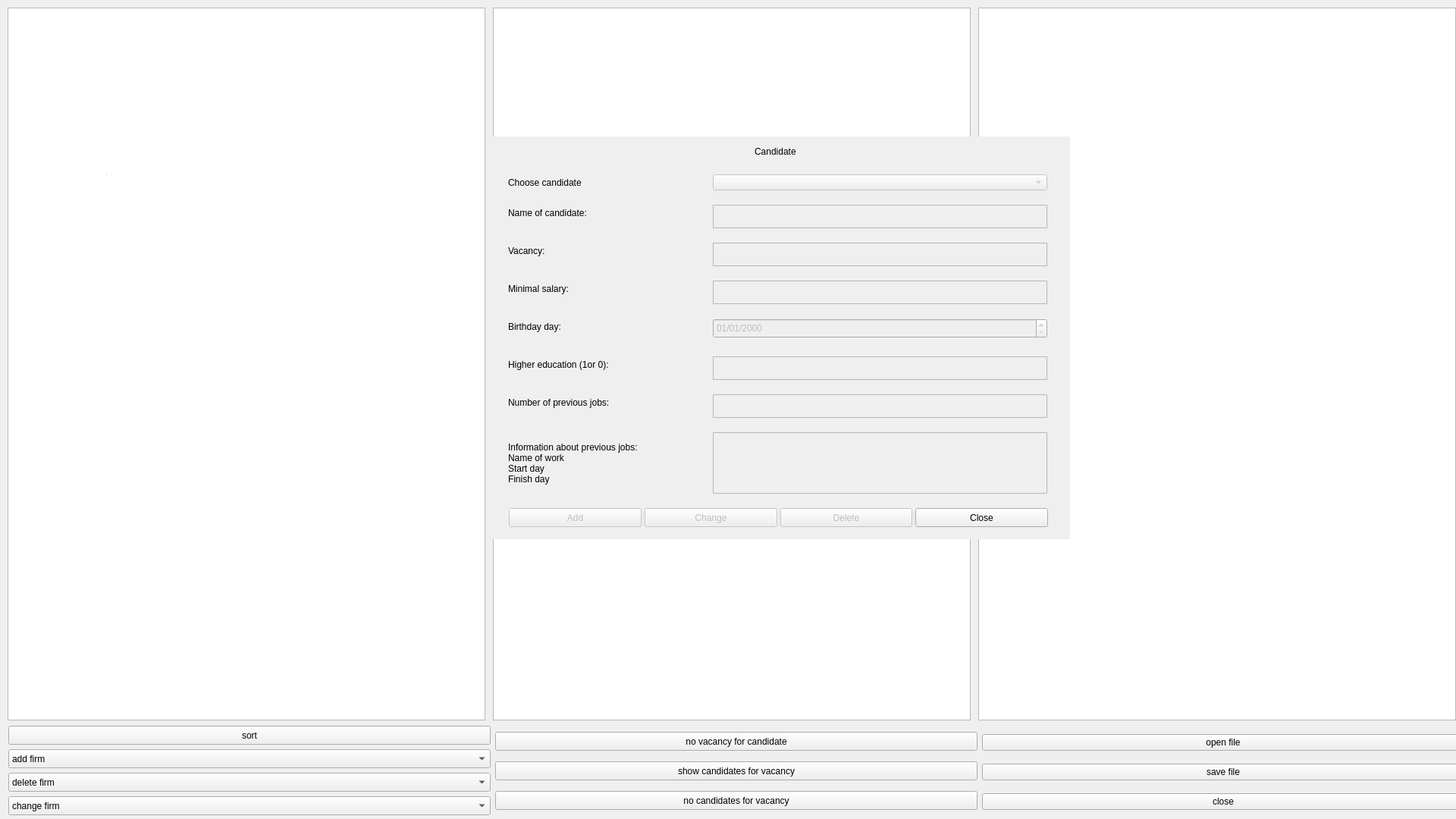
<?xml version="1.0" encoding="UTF-8"?>
<ui version="4.0">
 <class>mainwindow</class>
 <widget class="QWidget" name="mainwindow">
  <property name="geometry">
   <rect>
    <x>0</x>
    <y>0</y>
    <width>1920</width>
    <height>1080</height>
   </rect>
  </property>
  <property name="windowTitle">
   <string>mainwindow</string>
  </property>
  <widget class="QPlainTextEdit" name="firmplainTextEdit">
   <property name="geometry">
    <rect>
     <x>10</x>
     <y>10</y>
     <width>630</width>
     <height>940</height>
    </rect>
   </property>
   <property name="contextMenuPolicy">
    <enum>Qt::PreventContextMenu</enum>
   </property>
   <property name="textInteractionFlags">
    <set>Qt::TextSelectableByKeyboard|Qt::TextSelectableByMouse</set>
   </property>
  </widget>
  <widget class="QPlainTextEdit" name="candidateplainTextEdit">
   <property name="geometry">
    <rect>
     <x>650</x>
     <y>10</y>
     <width>630</width>
     <height>940</height>
    </rect>
   </property>
   <property name="textInteractionFlags">
    <set>Qt::TextSelectableByKeyboard|Qt::TextSelectableByMouse</set>
   </property>
  </widget>
  <widget class="QPlainTextEdit" name="resultplainTextEdit">
   <property name="geometry">
    <rect>
     <x>1290</x>
     <y>10</y>
     <width>630</width>
     <height>940</height>
    </rect>
   </property>
   <property name="plainText">
    <string/>
   </property>
   <property name="textInteractionFlags">
    <set>Qt::TextSelectableByKeyboard|Qt::TextSelectableByMouse</set>
   </property>
  </widget>
  <widget class="QWidget" name="firmWidget" native="true">
   <property name="geometry">
    <rect>
     <x>650</x>
     <y>180</y>
     <width>761</width>
     <height>531</height>
    </rect>
   </property>
   <property name="autoFillBackground">
    <bool>true</bool>
   </property>
   <widget class="QComboBox" name="firmComboBox">
    <property name="geometry">
     <rect>
      <x>290</x>
      <y>50</y>
      <width>441</width>
      <height>21</height>
     </rect>
    </property>
   </widget>
   <widget class="QLabel" name="label">
    <property name="geometry">
     <rect>
      <x>20</x>
      <y>90</y>
      <width>181</width>
      <height>21</height>
     </rect>
    </property>
    <property name="text">
     <string>Name of firm:</string>
    </property>
    <property name="textInteractionFlags">
     <set>Qt::NoTextInteraction</set>
    </property>
   </widget>
   <widget class="QLabel" name="label_2">
    <property name="geometry">
     <rect>
      <x>20</x>
      <y>340</y>
      <width>181</width>
      <height>21</height>
     </rect>
    </property>
    <property name="text">
     <string>Minimal age:</string>
    </property>
   </widget>
   <widget class="QLabel" name="label_3">
    <property name="geometry">
     <rect>
      <x>20</x>
      <y>140</y>
      <width>181</width>
      <height>21</height>
     </rect>
    </property>
    <property name="text">
     <string>Vacancy:</string>
    </property>
    <property name="textInteractionFlags">
     <set>Qt::NoTextInteraction</set>
    </property>
   </widget>
   <widget class="QLabel" name="label_4">
    <property name="geometry">
     <rect>
      <x>20</x>
      <y>390</y>
      <width>181</width>
      <height>21</height>
     </rect>
    </property>
    <property name="text">
     <string>Maximim age:</string>
    </property>
    <property name="textInteractionFlags">
     <set>Qt::NoTextInteraction</set>
    </property>
   </widget>
   <widget class="QLabel" name="label_5">
    <property name="geometry">
     <rect>
      <x>20</x>
      <y>190</y>
      <width>181</width>
      <height>21</height>
     </rect>
    </property>
    <property name="text">
     <string>Salary:</string>
    </property>
    <property name="textInteractionFlags">
     <set>Qt::NoTextInteraction</set>
    </property>
   </widget>
   <widget class="QLabel" name="label_6">
    <property name="geometry">
     <rect>
      <x>20</x>
      <y>240</y>
      <width>181</width>
      <height>21</height>
     </rect>
    </property>
    <property name="text">
     <string>Vacation days:</string>
    </property>
   </widget>
   <widget class="QLabel" name="label_7">
    <property name="geometry">
     <rect>
      <x>20</x>
      <y>440</y>
      <width>181</width>
      <height>21</height>
     </rect>
    </property>
    <property name="text">
     <string>Experience (in years):</string>
    </property>
    <property name="textInteractionFlags">
     <set>Qt::NoTextInteraction</set>
    </property>
   </widget>
   <widget class="QLabel" name="label_8">
    <property name="geometry">
     <rect>
      <x>20</x>
      <y>290</y>
      <width>241</width>
      <height>21</height>
     </rect>
    </property>
    <property name="text">
     <string>Higher education required (1or 0):</string>
    </property>
    <property name="textInteractionFlags">
     <set>Qt::NoTextInteraction</set>
    </property>
   </widget>
   <widget class="QLabel" name="label_9">
    <property name="geometry">
     <rect>
      <x>20</x>
      <y>50</y>
      <width>181</width>
      <height>21</height>
     </rect>
    </property>
    <property name="text">
     <string>Choose firm</string>
    </property>
    <property name="textInteractionFlags">
     <set>Qt::NoTextInteraction</set>
    </property>
   </widget>
   <widget class="QTextEdit" name="editFirmEducation">
    <property name="geometry">
     <rect>
      <x>290</x>
      <y>290</y>
      <width>441</width>
      <height>31</height>
     </rect>
    </property>
   </widget>
   <widget class="QTextEdit" name="editFirmMinAge">
    <property name="geometry">
     <rect>
      <x>290</x>
      <y>340</y>
      <width>441</width>
      <height>31</height>
     </rect>
    </property>
   </widget>
   <widget class="QTextEdit" name="editFirmMaxAge">
    <property name="geometry">
     <rect>
      <x>290</x>
      <y>390</y>
      <width>441</width>
      <height>31</height>
     </rect>
    </property>
   </widget>
   <widget class="QTextEdit" name="editFirmExperience">
    <property name="geometry">
     <rect>
      <x>290</x>
      <y>440</y>
      <width>441</width>
      <height>31</height>
     </rect>
    </property>
   </widget>
   <widget class="QTextEdit" name="editFirmVacation">
    <property name="geometry">
     <rect>
      <x>290</x>
      <y>240</y>
      <width>441</width>
      <height>31</height>
     </rect>
    </property>
   </widget>
   <widget class="QTextEdit" name="editFirmSalary">
    <property name="geometry">
     <rect>
      <x>290</x>
      <y>190</y>
      <width>441</width>
      <height>31</height>
     </rect>
    </property>
   </widget>
   <widget class="QTextEdit" name="editFirmVacancy">
    <property name="geometry">
     <rect>
      <x>290</x>
      <y>140</y>
      <width>441</width>
      <height>31</height>
     </rect>
    </property>
   </widget>
   <widget class="QTextEdit" name="editFirmName">
    <property name="geometry">
     <rect>
      <x>290</x>
      <y>90</y>
      <width>441</width>
      <height>31</height>
     </rect>
    </property>
   </widget>
   <widget class="QLabel" name="label_10">
    <property name="geometry">
     <rect>
      <x>365</x>
      <y>10</y>
      <width>31</width>
      <height>20</height>
     </rect>
    </property>
    <property name="text">
     <string>Firm</string>
    </property>
    <property name="textFormat">
     <enum>Qt::PlainText</enum>
    </property>
    <property name="wordWrap">
     <bool>false</bool>
    </property>
    <property name="indent">
     <number>-1</number>
    </property>
    <property name="textInteractionFlags">
     <set>Qt::NoTextInteraction</set>
    </property>
   </widget>
   <widget class="QSplitter" name="splitter">
    <property name="enabled">
     <bool>true</bool>
    </property>
    <property name="geometry">
     <rect>
      <x>21</x>
      <y>490</y>
      <width>711</width>
      <height>25</height>
     </rect>
    </property>
    <property name="orientation">
     <enum>Qt::Horizontal</enum>
    </property>
    <property name="opaqueResize">
     <bool>false</bool>
    </property>
    <property name="handleWidth">
     <number>4</number>
    </property>
    <widget class="QPushButton" name="editFirmAddButton">
     <property name="text">
      <string>Add</string>
     </property>
    </widget>
    <widget class="QPushButton" name="editFirmChangeButton">
     <property name="text">
      <string>Change</string>
     </property>
    </widget>
    <widget class="QPushButton" name="editFirmDeleteButton">
     <property name="text">
      <string>Delete</string>
     </property>
    </widget>
    <widget class="QPushButton" name="editFirmCloseButton">
     <property name="text">
      <string>Close</string>
     </property>
    </widget>
   </widget>
  </widget>
  <widget class="QWidget" name="layoutWidget">
   <property name="geometry">
    <rect>
     <x>11</x>
     <y>957</y>
     <width>1920</width>
     <height>122</height>
    </rect>
   </property>
   <property name="minimumSize">
    <size>
     <width>630</width>
     <height>25</height>
    </size>
   </property>
   <layout class="QHBoxLayout" name="horizontalLayout">
    <item>
     <layout class="QVBoxLayout" name="verticalLayout_2">
      <item>
       <widget class="QPushButton" name="sortButton">
        <property name="minimumSize">
         <size>
          <width>630</width>
          <height>25</height>
         </size>
        </property>
        <property name="text">
         <string>sort</string>
        </property>
       </widget>
      </item>
      <item>
       <widget class="QComboBox" name="addcomboBox">
        <property name="minimumSize">
         <size>
          <width>630</width>
          <height>25</height>
         </size>
        </property>
        <item>
         <property name="text">
          <string>add firm</string>
         </property>
        </item>
        <item>
         <property name="text">
          <string>add candidate</string>
         </property>
        </item>
       </widget>
      </item>
      <item>
       <widget class="QComboBox" name="deletecomboBox">
        <property name="minimumSize">
         <size>
          <width>630</width>
          <height>25</height>
         </size>
        </property>
        <item>
         <property name="text">
          <string>delete firm</string>
         </property>
        </item>
        <item>
         <property name="text">
          <string>delete candidate</string>
         </property>
        </item>
       </widget>
      </item>
      <item>
       <widget class="QComboBox" name="changecomboBox">
        <property name="minimumSize">
         <size>
          <width>630</width>
          <height>25</height>
         </size>
        </property>
        <item>
         <property name="text">
          <string>change firm</string>
         </property>
        </item>
        <item>
         <property name="text">
          <string>change candidate</string>
         </property>
        </item>
       </widget>
      </item>
     </layout>
    </item>
    <item>
     <layout class="QVBoxLayout" name="verticalLayout">
      <item>
       <widget class="QPushButton" name="emptyCandidateButton">
        <property name="minimumSize">
         <size>
          <width>630</width>
          <height>25</height>
         </size>
        </property>
        <property name="text">
         <string>no vacancy for candidate</string>
        </property>
       </widget>
      </item>
      <item>
       <widget class="QPushButton" name="matchButton">
        <property name="minimumSize">
         <size>
          <width>630</width>
          <height>25</height>
         </size>
        </property>
        <property name="text">
         <string>show candidates for vacancy</string>
        </property>
       </widget>
      </item>
      <item>
       <widget class="QPushButton" name="emptyVacancyButton">
        <property name="minimumSize">
         <size>
          <width>630</width>
          <height>25</height>
         </size>
        </property>
        <property name="text">
         <string>no candidates for vacancy</string>
        </property>
       </widget>
      </item>
     </layout>
    </item>
    <item>
     <layout class="QVBoxLayout" name="verticalLayout_3">
      <item>
       <widget class="QPushButton" name="openButton">
        <property name="text">
         <string>open file</string>
        </property>
       </widget>
      </item>
      <item>
       <widget class="QPushButton" name="saveFileButton">
        <property name="text">
         <string>save file</string>
        </property>
       </widget>
      </item>
      <item>
       <widget class="QPushButton" name="closeButton">
        <property name="text">
         <string>close</string>
        </property>
       </widget>
      </item>
     </layout>
    </item>
   </layout>
  </widget>
  <widget class="QGraphicsView" name="graphicsView">
   <property name="geometry">
    <rect>
     <x>140</x>
     <y>230</y>
     <width>1</width>
     <height>1</height>
    </rect>
   </property>
   <property name="minimumSize">
    <size>
     <width>1</width>
     <height>1</height>
    </size>
   </property>
   <property name="maximumSize">
    <size>
     <width>1</width>
     <height>1</height>
    </size>
   </property>
  </widget>
  <widget class="QWidget" name="candidateWidget" native="true">
   <property name="geometry">
    <rect>
     <x>650</x>
     <y>180</y>
     <width>761</width>
     <height>531</height>
    </rect>
   </property>
   <property name="autoFillBackground">
    <bool>true</bool>
   </property>
   <widget class="QComboBox" name="candidateComboBox">
    <property name="enabled">
     <bool>false</bool>
    </property>
    <property name="geometry">
     <rect>
      <x>290</x>
      <y>50</y>
      <width>441</width>
      <height>21</height>
     </rect>
    </property>
   </widget>
   <widget class="QLabel" name="label_11">
    <property name="geometry">
     <rect>
      <x>20</x>
      <y>90</y>
      <width>181</width>
      <height>21</height>
     </rect>
    </property>
    <property name="text">
     <string>Name of candidate:</string>
    </property>
    <property name="textInteractionFlags">
     <set>Qt::NoTextInteraction</set>
    </property>
   </widget>
   <widget class="QLabel" name="label_12">
    <property name="geometry">
     <rect>
      <x>20</x>
      <y>340</y>
      <width>181</width>
      <height>21</height>
     </rect>
    </property>
    <property name="text">
     <string>Number of previous jobs:</string>
    </property>
   </widget>
   <widget class="QLabel" name="label_13">
    <property name="geometry">
     <rect>
      <x>20</x>
      <y>140</y>
      <width>181</width>
      <height>21</height>
     </rect>
    </property>
    <property name="text">
     <string>Vacancy:</string>
    </property>
    <property name="textInteractionFlags">
     <set>Qt::NoTextInteraction</set>
    </property>
   </widget>
   <widget class="QLabel" name="label_14">
    <property name="geometry">
     <rect>
      <x>20</x>
      <y>390</y>
      <width>261</width>
      <height>81</height>
     </rect>
    </property>
    <property name="text">
     <string>Information about previous jobs:
Name of work
Start day
Finish day</string>
    </property>
    <property name="textInteractionFlags">
     <set>Qt::NoTextInteraction</set>
    </property>
   </widget>
   <widget class="QLabel" name="label_15">
    <property name="geometry">
     <rect>
      <x>20</x>
      <y>190</y>
      <width>181</width>
      <height>21</height>
     </rect>
    </property>
    <property name="text">
     <string>Minimal salary:</string>
    </property>
    <property name="textInteractionFlags">
     <set>Qt::NoTextInteraction</set>
    </property>
   </widget>
   <widget class="QLabel" name="label_16">
    <property name="geometry">
     <rect>
      <x>20</x>
      <y>240</y>
      <width>181</width>
      <height>21</height>
     </rect>
    </property>
    <property name="text">
     <string>Birthday day:</string>
    </property>
   </widget>
   <widget class="QLabel" name="label_18">
    <property name="geometry">
     <rect>
      <x>20</x>
      <y>290</y>
      <width>241</width>
      <height>21</height>
     </rect>
    </property>
    <property name="text">
     <string>Higher education (1or 0):</string>
    </property>
    <property name="textInteractionFlags">
     <set>Qt::NoTextInteraction</set>
    </property>
   </widget>
   <widget class="QLabel" name="label_19">
    <property name="geometry">
     <rect>
      <x>20</x>
      <y>50</y>
      <width>181</width>
      <height>21</height>
     </rect>
    </property>
    <property name="text">
     <string>Choose candidate</string>
    </property>
    <property name="textInteractionFlags">
     <set>Qt::NoTextInteraction</set>
    </property>
   </widget>
   <widget class="QTextEdit" name="editCandidateEducation">
    <property name="enabled">
     <bool>false</bool>
    </property>
    <property name="geometry">
     <rect>
      <x>290</x>
      <y>290</y>
      <width>441</width>
      <height>31</height>
     </rect>
    </property>
   </widget>
   <widget class="QTextEdit" name="editCandidateWorkNumber">
    <property name="enabled">
     <bool>false</bool>
    </property>
    <property name="geometry">
     <rect>
      <x>290</x>
      <y>340</y>
      <width>441</width>
      <height>31</height>
     </rect>
    </property>
   </widget>
   <widget class="QTextEdit" name="editCandidateJobs">
    <property name="enabled">
     <bool>false</bool>
    </property>
    <property name="geometry">
     <rect>
      <x>290</x>
      <y>390</y>
      <width>441</width>
      <height>81</height>
     </rect>
    </property>
   </widget>
   <widget class="QTextEdit" name="editCandidateMinValue">
    <property name="enabled">
     <bool>false</bool>
    </property>
    <property name="geometry">
     <rect>
      <x>290</x>
      <y>190</y>
      <width>441</width>
      <height>31</height>
     </rect>
    </property>
   </widget>
   <widget class="QTextEdit" name="editCandidateVacancy">
    <property name="enabled">
     <bool>false</bool>
    </property>
    <property name="geometry">
     <rect>
      <x>290</x>
      <y>140</y>
      <width>441</width>
      <height>31</height>
     </rect>
    </property>
   </widget>
   <widget class="QTextEdit" name="editCandidateName">
    <property name="enabled">
     <bool>false</bool>
    </property>
    <property name="geometry">
     <rect>
      <x>290</x>
      <y>90</y>
      <width>441</width>
      <height>31</height>
     </rect>
    </property>
   </widget>
   <widget class="QLabel" name="label_20">
    <property name="geometry">
     <rect>
      <x>345</x>
      <y>10</y>
      <width>71</width>
      <height>20</height>
     </rect>
    </property>
    <property name="text">
     <string>Candidate</string>
    </property>
    <property name="textFormat">
     <enum>Qt::PlainText</enum>
    </property>
    <property name="wordWrap">
     <bool>false</bool>
    </property>
    <property name="indent">
     <number>-1</number>
    </property>
    <property name="textInteractionFlags">
     <set>Qt::NoTextInteraction</set>
    </property>
   </widget>
   <widget class="QSplitter" name="splitter_2">
    <property name="enabled">
     <bool>true</bool>
    </property>
    <property name="geometry">
     <rect>
      <x>21</x>
      <y>490</y>
      <width>711</width>
      <height>25</height>
     </rect>
    </property>
    <property name="orientation">
     <enum>Qt::Horizontal</enum>
    </property>
    <property name="opaqueResize">
     <bool>false</bool>
    </property>
    <property name="handleWidth">
     <number>4</number>
    </property>
    <widget class="QPushButton" name="editCandidateAddButton">
     <property name="enabled">
      <bool>false</bool>
     </property>
     <property name="text">
      <string>Add</string>
     </property>
    </widget>
    <widget class="QPushButton" name="editCandidateChangeButton">
     <property name="enabled">
      <bool>false</bool>
     </property>
     <property name="text">
      <string>Change</string>
     </property>
    </widget>
    <widget class="QPushButton" name="editCandidateDeleteButton">
     <property name="enabled">
      <bool>false</bool>
     </property>
     <property name="text">
      <string>Delete</string>
     </property>
    </widget>
    <widget class="QPushButton" name="editCandidateCloseButton">
     <property name="enabled">
      <bool>true</bool>
     </property>
     <property name="text">
      <string>Close</string>
     </property>
    </widget>
   </widget>
   <widget class="QDateEdit" name="editCandidateDate">
    <property name="enabled">
     <bool>false</bool>
    </property>
    <property name="geometry">
     <rect>
      <x>290</x>
      <y>240</y>
      <width>441</width>
      <height>26</height>
     </rect>
    </property>
    <property name="displayFormat">
     <string>dd/MM/yyyy</string>
    </property>
   </widget>
  </widget>
 </widget>
 <resources/>
 <connections/>
</ui>
